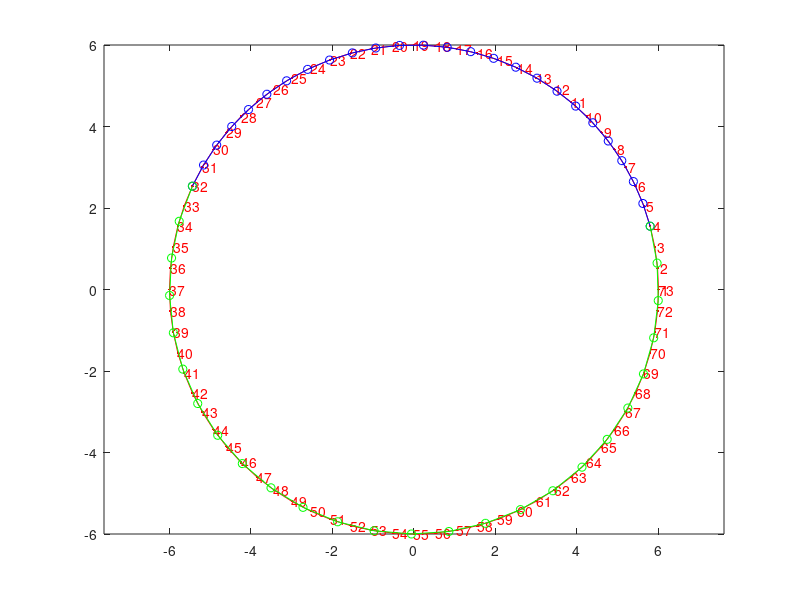
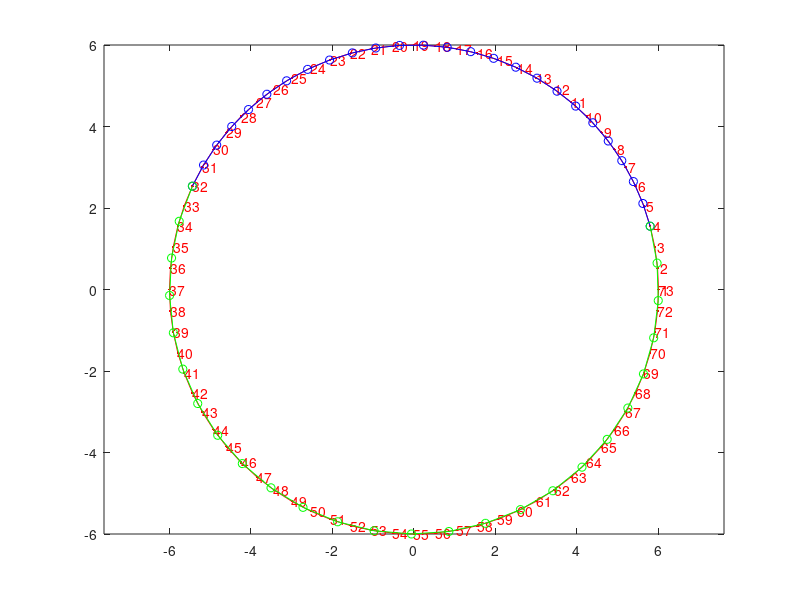
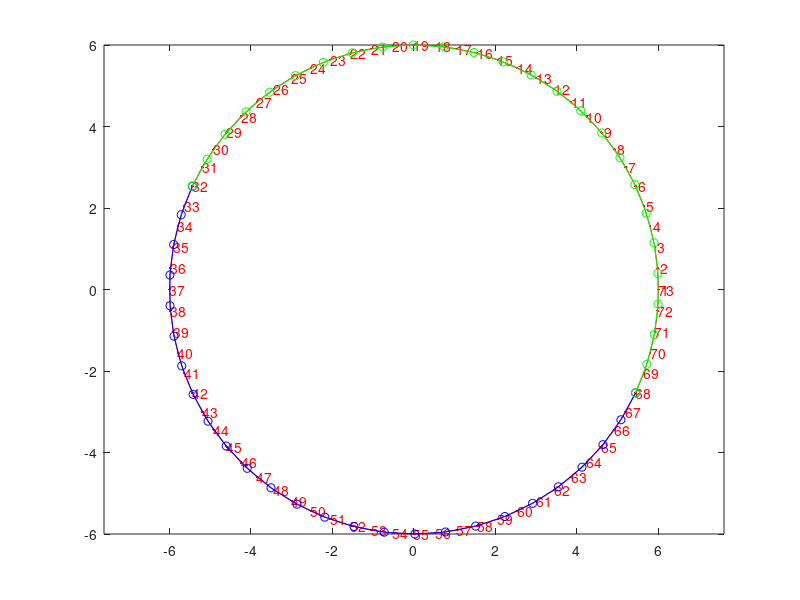
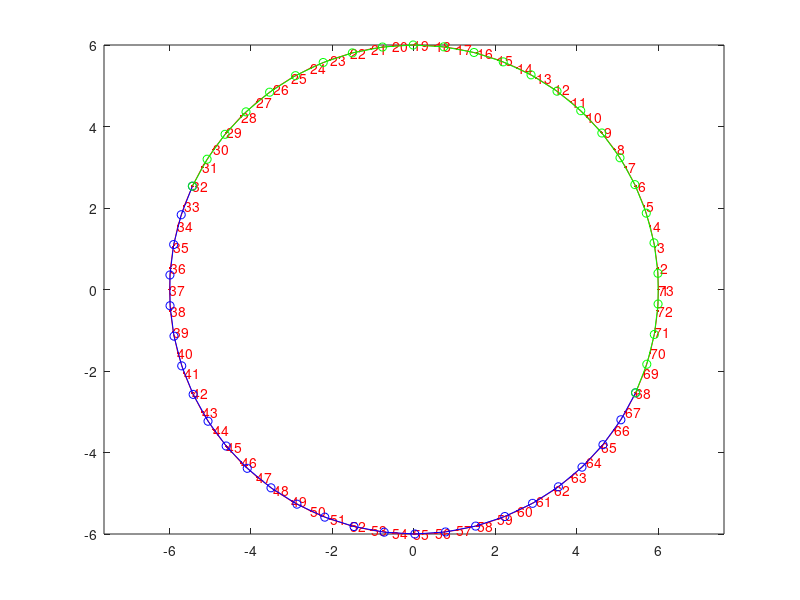

These charts were generated, in order, by the following MATLAB code:
r = 6;
npts = 24;
t = (0:pi/36:2*pi)';
x = r*cos(t);
y = r*sin(t);
%
ids = [4 32 32 68 42 68;
       32 4 68 32 68 42];
%
tsa = false(2,6);
dts = zeros(2,6);
%
for k = 1:6
%
   figure;
   plot(x,y,'r.-');
   axis equal;
   hold on;
   text(x,y,int2str((1:73)'),'Color','r');
%
   endpts = [x(ids(:,k)) y(ids(:,k))];
   xe = endpts(:,1);
   ye = endpts(:,2);
   te = acos(xe./r);
   ts = asin(ye./r);
   ts = sign(ts)<0;
   tsa(:,k) = ts;
   te(ts) = 2*pi-te(ts);     % Extend range to 2*pi (360 degrees)
%
   dt1 = (te(2)-te(1))/(npts+1);
   dts(1,k) = sign(dt1);
   t1 = (te(1):dt1:te(2))';
   x1 = r*cos(t1);
   y1 = r*sin(t1);
%
   h1 = plot(x1,y1,'bo-');
%
   dt2 = (te(2)-sign(dt1)*2*pi-te(1))/(npts+1);
   dts(2,k) = sign(dt2);
   t2 = (te(1):dt2:(te(2)-sign(dt1)*2*pi))';
   x2 = r*cos(t2);
   y2 = r*sin(t2);
%
   h2 = plot(x2,y2,'go-');
%
end
